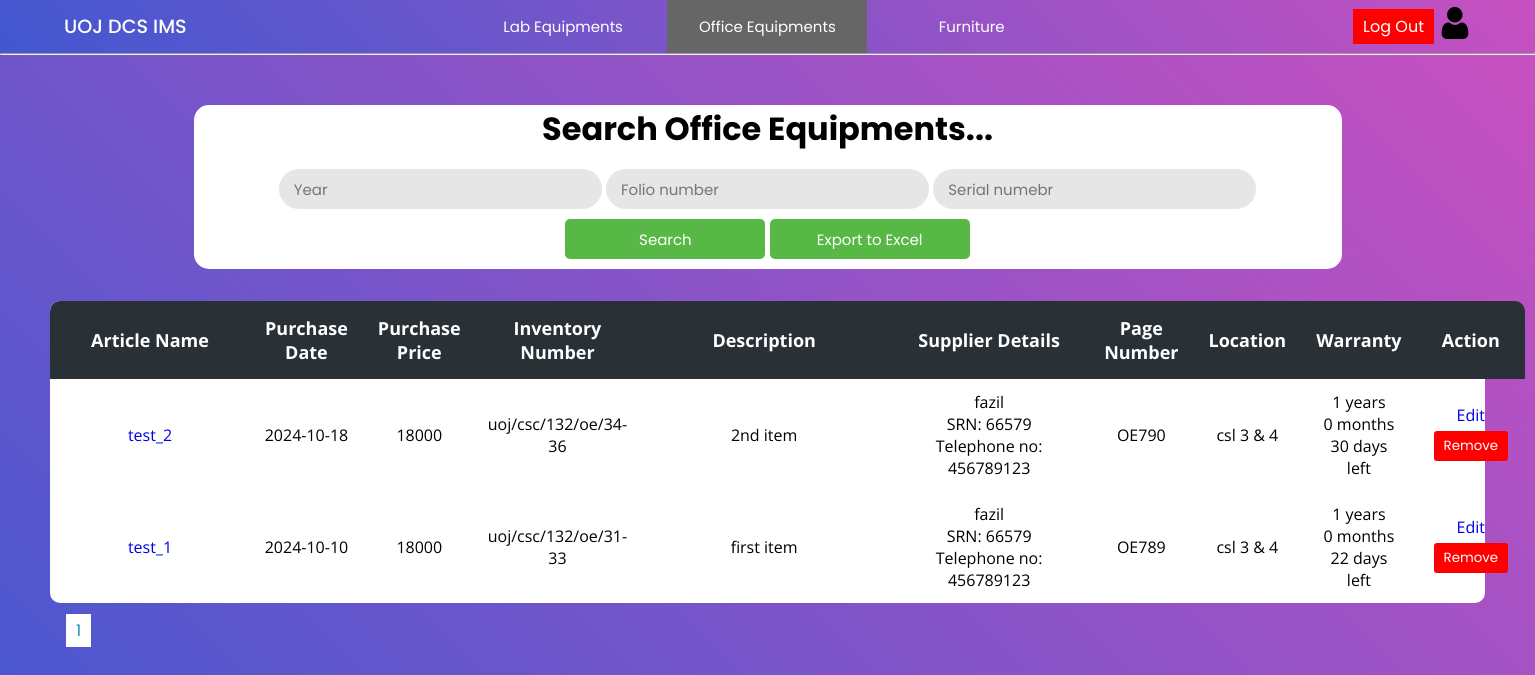
/Project/office/office.php (signed in), run on an earlier commit of the app's database.
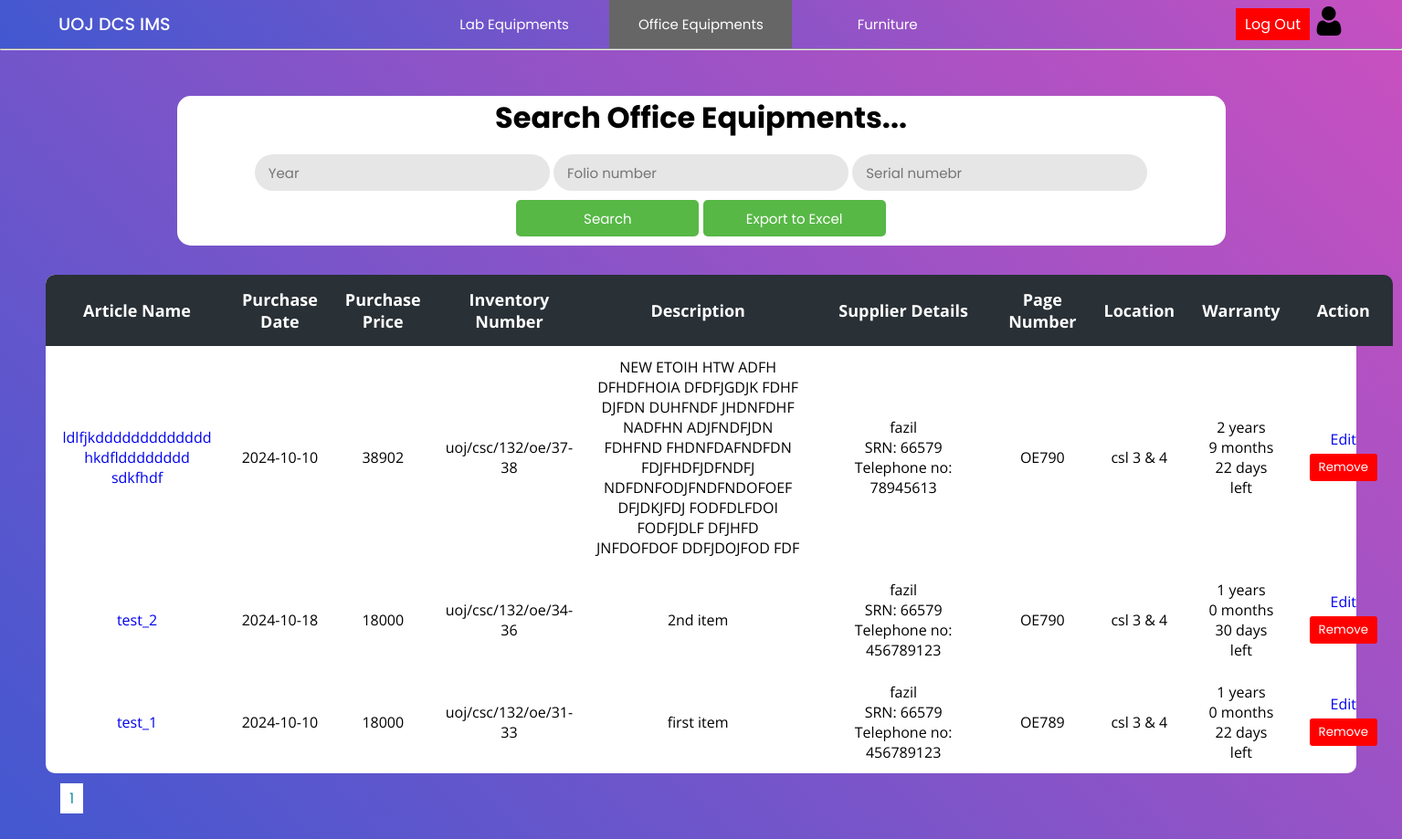
And on a later commit of the database.
### tables this page shows
CREATE TABLE `o_invoice` (
  `invoice_id` int(11) NOT NULL,
  `name` varchar(200) NOT NULL,
  `date` date NOT NULL,
  `price` float NOT NULL,
  `quantity` int(11) NOT NULL,
  `folio_number` varchar(50) NOT NULL,
  `description` varchar(400) NOT NULL,
  `supplier_name` varchar(150) NOT NULL,
  `supplier_tt` int(15) NOT NULL,
  `srn` int(11) NOT NULL,
  `page_number` varchar(15) NOT NULL,
  `location` varchar(50) NOT NULL,
  `warranty` int(11) NOT NULL
);

### Project/office/office.php (the view, shortened to what this page needs)
<?php
include("../config/connection.php");
$rowsPerPage = 10;
$page = isset($_GET['page']) ? intval($_GET['page']) : 1;
$offset = ($page - 1) * $rowsPerPage;
$queryinvoice = "SELECT * FROM o_invoice ORDER BY invoice_id DESC LIMIT $offset, $rowsPerPage";
$totalRows = mysqli_num_rows(mysqli_query($con, "SELECT * FROM o_invoice"));
$totalPages = ceil($totalRows / $rowsPerPage);
?>
<!DOCTYPE html>
<html lang="en">
<head>
    <link rel="stylesheet" href="../css/lab.css">
    <link rel="stylesheet" href="../css/main.css">
</head>
<body>
    <?php include("../header/header.php"); ?>
    <hr>
    <div class="main-container">
        <div class="container">
            <h2>Search Office Equipments...</h2>
            <div>
                <form action="office.php" method="post">
                    <input type="number" placeholder="Year" name="year" value="<?php if (isset($_POST['year'])) {
                                                                                    echo $_POST['year'];
                                                                                } ?>" />
                    <input type="text" placeholder="Folio number" name="folio" value="<?php if (isset($_POST['folio'])) {
                                                                                            echo $_POST['folio'];
                                                                                        } ?>" />
                    <input type="text" placeholder="Serial numebr" name="SN" value="<?php if (isset($_POST['SN'])) {
                                                                                        echo $_POST['SN'];
                                                                                    } ?>" />
                    <input class="button" type="submit" name="search" value="Search" />
                    <input class="button" type="submit" name="export" value="Export to Excel" />
                </form>
            </div>
        </div>
        <div class="table-con">
            <table>
                <thead>
                    <tr>
                        <th>Article Name</th>
                        <th>Purchase Date</th>
                        <th>Purchase Price</th>
                        <th>Inventory Number</th>
                        <th>Description</th>
                        <th colspan=2>Supplier Details</th>
                        <th>Page Number</th>
                        <th>Location</th>
                        <th>Warranty</th>
                        <th>Action</th>
                    </tr>
                </thead>
                <tbody>
                    <?php
                    $resultinvoice = mysqli_query($con, $queryinvoice);
                    while ($rowinvoice = mysqli_fetch_assoc($resultinvoice)) {
                    ?>
                        <tr>
                            <td class="name"><a href="officeItems.php?search=true&id=<?php echo $rowinvoice['invoice_id'] ?>"><?php echo $rowinvoice['name'] ?></a></td>
                            <td><?php echo $rowinvoice['date'] ?></td>
                            <td><?php echo $rowinvoice['price'] ?></td>
                            <td><?php echo $rowinvoice['folio_number'] ?></td>
                            <td class="description"><?php echo $rowinvoice['description'] ?></td>
                            <td class="sname" colspan=2>
                                <?php
                                echo $rowinvoice['supplier_name'];
                                if (!empty($rowinvoice['srn'])) {
                                    echo "<br>SRN: " . $rowinvoice['srn'];
                                }
                                if (!empty($rowinvoice['supplier_tt'])) {
                                    echo "<br>Telephone no: " . $rowinvoice['supplier_tt'];
                                }
                                ?>
                            </td>
                            <td><?php echo $rowinvoice['page_number'] ?></td>
                            <td><?php echo $rowinvoice['location'] ?></td>
                            <td>
                                <?php
                                $purchaseDate = $rowinvoice['date'];
                                $warrantyMonths = $rowinvoice['warranty'];
                                $purchaseDateObj = new DateTime($purchaseDate);
                                $purchaseDateObj->modify("+$warrantyMonths months");
                                $currentDate = new DateTime();
                                if ($purchaseDateObj > $currentDate) {
                                    $interval = $currentDate->diff($purchaseDateObj);
                                    echo
                                    $interval->y . " years<br>"
                                        . $interval->m . " months<br>"
                                        . $interval->d . " days<br>left";
                                } else {
                                    echo "expired";
                                }
                                ?>
                            </td>
                            <td>
                                <a href="addData.php?id=<?php echo $rowinvoice['invoice_id'] ?>">Edit</a>
                                <form method="post" action="actionItem.php">
                                    <button class="logout" type="submit" onclick="return confirm('Are you sure to remove this record ?')" style="margin:5px;background-color: #ff0000; color: #ffffff; border: none; padding: 5px 10px; cursor: pointer;">Remove</button>
                                </form>
                            </td>
                        </tr>
                    <?php
                    }
                    ?>
                </tbody>
            </table>
        </div>
        <div class="pagination" style="margin:15px;">
            <?php
            for ($i = 1; $i <= $totalPages; $i++) {
                echo '<a href="?page=' . $i . '" style="margin:1px;background-color: #fff; color: #1690A7; border: none; padding: 5px 10px; cursor: pointer; width:5px;">' . $i . '</a>';
            }
            ?>
        </div>
    </div>
</body>
</html>

### Project/header/header.php (shortened to what this page needs)
<!DOCTYPE html>
<html lang="en">
<head>
    <link rel="stylesheet" href="../css/header.css">
    <link rel="stylesheet" href="../css/main.css">
</head>
<body>
    <div class="nav-bar">
        <div class="header_1">
            <a href="../admin/index.php"><h1>UOJ DCS IMS </h1></a>
        </div>
        <div class="header_2">
            <ul>
                <li class="lab"><a href="../lab/lab.php" >Lab Equipments</a>
                </li>
                <li class="office"><a href="../office/office.php">Office Equipments</a>
                </li>
                <li class="furniture"><a href="../furniture/furniture.php">Furniture</a>
                </li>
            </ul>
        </div>
        <div class="inside_1">
        <a href="../login/logout.php" class="logout">Log Out</a>
        <?php
            $username = $_SESSION['uname'];
            $query = "SELECT role FROM admin WHERE username = '$username' ";
            $result = mysqli_query($con,$query);
            $row = mysqli_fetch_assoc($result);
            if ('masteradmin' == $row['role']) {
                ?>
                <a href="../admin/masterAdminAction.php">
                    <img src="../Multimedia/user.png" alt="user">
                </a>
                <?php
            } else {
                ?>
                <a href="../admin/adminAction.php">
                    <img src="../Multimedia/user.png" alt="user">
                </a>
                <?php
            }
        ?>
        </div>
    </div>
</body>
</html>

### Project/css/lab.css (style rules this page uses)
.main-container { padding: 50px; min-height: 100vh; height: fit-content; background: linear-gradient(-135deg, #c850c0, #4158d0); }
.container { text-align: center; background-color: white; border-radius: 15px; width: 80%; margin: auto; margin-bottom: 2rem; padding: 0 0 10px 0; }
h2 { font-size: 2rem; margin-bottom: 1rem; font-family: 'Poppins', sans-serif; }
.button { background: #57b846; color: white; cursor: pointer; height: 40px; border-radius: 5px; padding: 0 15px 0 15px; border: none; font-family: 'Poppins', sans-serif; width: 200px; margin-top: 10px; }
table { border-collapse: collapse; border-radius: 10px; overflow: hidden; max-width: 100%; margin: 0 auto; position: relative; }
.table-con { border-collapse: collapse; background: #fff; border-radius: 10px; width: auto; margin: auto; position: relative; font-family: 'Open Sans'; text-align: center; background: #fff; }
.table-con td.description { max-width: 300px; word-wrap: break-word; min-width: 250px; }
.table-con td.name { max-width: 200px; word-wrap: break-word; min-width: 200px; }
.table-con td.sname { max-width: 300px; word-wrap: break-word; min-width: 200px; }
th { width: 100px; font-size: 18px; background: #293036; color: white; padding: 15px; }
td { padding: 12px; }
input { font-size: 15px; color: #666; background: #e6e6e6; height: 40px; border-radius: 20px; padding: 0 15px 0 15px; border: none; font-family: 'Poppins', sans-serif; }
.logout { margin: 5px; background-color: #ff0000; color: #ffffff; border: none; padding: 5px 10px; cursor: pointer; }

### Project/css/main.css (style rules this page uses)
* { margin: 0; padding: 0; text-decoration: none; box-sizing: border-box; }
:root { --bg-gradient: linear-gradient(-135deg, #c850c0, #4158d0); --bg-gray: #e6e6e6; --text-color: #666; --inp-color: #57b846; }
body { font-family: 'Poppins', sans-serif; }

### Project/css/header.css (style rules this page uses)
* { margin: 0; padding: 0; text-decoration: none; box-sizing: border-box; }
:root { --bg-gradient: linear-gradient(-135deg, #c850c0, #4158d0); --bg-gray: #e6e6e6; --text-color: #666; --inp-color: #57b846; }
body { font-family: 'Poppins', sans-serif; }
.nav-bar { display: flex; justify-content: space-between; align-items: center; padding: 0 4rem; background: var(--bg-gradient); box-shadow: 0 5px 30px rgb(0, 0, 0); }
h1 { font-size: 1.2rem; font-weight: 500; color: white; }
.inside_1 img { width: 2rem; }
ul { list-style: none; }
ul li { display: inline-block; position: relative; }
ul li a { display: block; padding: 15px 25px; color: #fff; text-decoration: none; text-align: center; font-size: 15px; width: 200px; }
.inside_1 { display: flex; justify-content: center; align-items: center; }
button { border: none; padding: 3px 4px; border-radius: 3px; font-family: 'Poppins', sans-serif; margin-right: 10px; }
.logout { margin: 5px; background-color: #ff0000; color: #ffffff; border: none; padding: 5px 10px; cursor: pointer; }

### Project/office/office.php (style rules this page uses)
ul .office a { background-color: var(--text-color) }

What changed in the data, as far as the page shows it:
added o_invoice: name "ldlfjkddddddddddddd hkdfldddddddd sdkfhdf", date "2024-10-10", price "38902", folio_number "uoj/csc/132/oe/37-38", description "NEW ETOIH HTW ADFH DFHDFHOIA DFDFJGDJK FDHF DJFDN DUHFNDF JHDNFDHF NADFHN ADJFNDFJDN FDHFND FHDNFDAFNDFDN FDJFHDFJDFNDFJ NDFDNFODJFNDFNDOFOEF DFJDKJFDJ FODFDLFDOI FODFJDLF DFJHFD JNFDOFDOF DDFJDOJFOD FDF", supplier_name "fazil", srn "66579", supplier_tt "78945613", page_number "OE790", location "csl 3 & 4", date+warranty "2", date+warranty "9", date+warranty "22"
